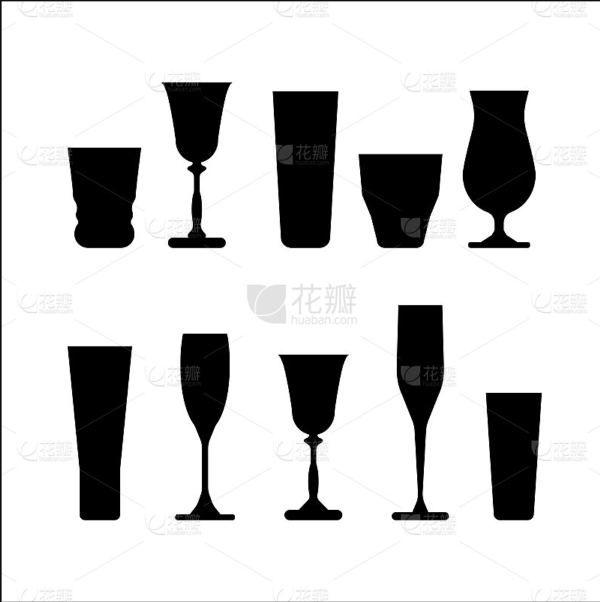
#> input picture ref-cups/ref-01.png, 1200 x 1203 px (shown at 1/2 size)
$ python extract_profiles.py
#> lines starting #> are read from the running program, lines starting #| are printed output that depends on the picture; after the words box and inside, x2 and y2 are one past the last pixel; in counts of white or black regions, pixels touching at a corner belong together
# -*- coding: utf-8 -*-
"""
参考图 → cups.js profile 提取器
支持两种参考图:
  1. 实心剪影 (ref-01): 阈值取黑块, 逐行量宽
  2. 线稿描边 (ref-02): 空心轮廓, 需先按列投影把右侧把手从杯身分离
高脚杯自动切割杯脚(bowl/stem), 输出 cups-lab 兼容条目 + 对照图
"""
import argparse
import json
from pathlib import Path

import numpy as np
from PIL import Image, ImageDraw

HERE = Path(__file__).parent
N_PTS = 17
STEM_FRAC = 0.42   # 宽度低于 maxW*该比例且持续, 视为进入杯脚

# ---------- 每张参考图的人工标注(按阅读顺序: 上行左→右) ----------
META = {
    "ref-01.png": dict(thresh=90, mode="silhouette", cups=[
        dict(name="古典威士忌杯", hint="八分满", stem=False, size=1.0,  q=[0.62, 0.88]),
        dict(name="复古庭格高脚杯", hint="1/3 杯", stem=True,  size=1.1,  q=[0.28, 0.52]),
        dict(name="海波直身杯",   hint="九分满", stem=False, size=1.1,  q=[0.68, 0.92]),
        dict(name="飓风特饮杯",   hint="过肚",   stem=True,  size=1.1,  q=[0.50, 0.74]),
        dict(name="无脚葡萄酒杯", hint="半杯",   stem=False, size=1.0,  q=[0.40, 0.64]),
        dict(name="皮尔森长杯",   hint="九分满", stem=False, size=1.15, q=[0.68, 0.92]),
        dict(name="郁金香香槟杯", hint="3/4 杯", stem=True,  size=1.1,  q=[0.62, 0.86]),
        dict(name="复古宽口高脚杯", hint="1/3 杯", stem=True, size=1.05, q=[0.28, 0.52]),
        dict(name="细笛香槟杯",   hint="3/4 杯", stem=True,  size=1.15, q=[0.62, 0.86]),
        dict(name="厚底小烈酒杯", hint="满杯为宜", stem=False, size=0.85, q=[0.70, 0.94]),
    ]),
    "ref-02.png": dict(thresh=170, mode="outline", cups=[
        dict(name="奶泡马克杯",   hint="八分满", stem=False, size=1.05, q=[0.62, 0.88], handle=True),
        dict(name="直身马克杯",   hint="九分满", stem=False, size=1.1,  q=[0.68, 0.92], handle=True),
        dict(name="底座拿铁杯",   hint="八分满", stem=False, size=1.1,  q=[0.60, 0.86], handle=True),
        dict(name="宽口咖啡杯",   hint="七分满", stem=False, size=1.0,  q=[0.56, 0.82], handle=True),
        dict(name="卡布奇诺杯",   hint="七分满", stem=False, size=1.05, q=[0.55, 0.80], handle=True),
        dict(name="环把咖啡杯",   hint="七分满", stem=False, size=1.0,  q=[0.55, 0.80], handle=True),
        dict(name="美式咖啡杯",   hint="八分满", stem=False, size=0.95, q=[0.58, 0.84], handle=True),
        dict(name="圆肚环把杯",   hint="满杯为宜", stem=False, size=0.9, q=[0.68, 0.92], handle=True),
        dict(name="鼓腹咖啡杯",   hint="八分满", stem=False, size=1.0,  q=[0.58, 0.84], handle=True),
    ]),
}


def runs(proj, thresh, gap=6):
    idx = np.where(proj > thresh)[0]
    out = []
    if len(idx) == 0:
        return out
    s = p = int(idx[0])
    for i in idx[1:]:
        i = int(i)
        if i - p > gap:
            out.append((s, p))
            s = i
        p = i
    out.append((s, p))
    return out


def close_mask(mask, it=2):
    m = mask
    for _ in range(it):
        d = m.copy()
        d[1:] |= m[:-1]; d[:-1] |= m[1:]
        d[:, 1:] |= m[:, :-1]; d[:, :-1] |= m[:, 1:]
        m = d
    for _ in range(it):
        e = m.copy()
        e[1:] &= m[:-1]; e[:-1] &= m[1:]
        e[:, 1:] &= m[:, :-1]; e[:, :-1] &= m[:, 1:]
        m = e
    return m


def find_components(mask, mode):
    row_thr = 30 if mode == "silhouette" else 4
    col_thr = 20 if mode == "silhouette" else 4
    comps = []
    for y0, y1 in runs(mask.sum(axis=1), row_thr, gap=10):
        sub = mask[y0:y1 + 1]
        for x0, x1 in runs(sub.sum(axis=0), col_thr, gap=10):
            cell = sub[:, x0:x1 + 1]
            ys = np.where(cell.sum(axis=1) > 0)[0]
            if len(ys) == 0:
                continue
            cy0, cy1 = y0 + int(ys[0]), y0 + int(ys[-1])
            if (x1 - x0) > 60 and (cy1 - cy0) > 80:
                comps.append((x0, cy0, x1, cy1))
    comps.sort(key=lambda b: (b[1] // 300, b[0]))
    return comps


# [112 lines left out: functions dilate, erode, largest_cc, flood_exterior, body_from_outline, row_widths_outline, not called in this run]


def row_widths(sub):
    H = sub.shape[0]
    w = np.zeros(H)
    for y in range(H):
        xs = np.where(sub[y])[0]
        if len(xs):
            w[y] = xs.max() - xs.min() + 1
    k = max(3, H // 60)
    return np.convolve(w, np.ones(k) / k, mode="same")


def split_bowl(w, stem):
    H = len(w)
    if not stem:
        return 0, H - 1
    maxw = w.max()
    y = 0
    while y < H:
        if w[y] < maxw * STEM_FRAC:
            look = w[y:min(H, y + int(H * 0.10))]
            if len(look) and look.max() < maxw * (STEM_FRAC + 0.05):
                break
        y += 1
    return 0, max(1, y - 1)


def sample17(w, y0, y1):
    """t=0 为杯底; 两端内缩 ~3% 避开口沿/圆底的裁切误差"""
    pad = max(2, int((y1 - y0) * 0.03))
    lo_y, hi_y = y0 + pad, y1 - pad
    pts = []
    for i in range(N_PTS):
        t = i / (N_PTS - 1)
        y = hi_y - t * (hi_y - lo_y)
        lo, hi = max(y0, int(y) - 1), min(y1, int(y) + 1)
        pts.append(float(w[lo:hi + 1].max()))
    m = max(pts)
    return [round(max(0.05, min(1.0, p / m)), 3) for p in pts]


def catmull(pts, t):
    """与游戏 tableProfile 完全一致的插值"""
    n = len(pts) - 1
    x = max(0, min(1, t)) * n
    i = min(int(x), n - 1)
    u = x - i
    p0 = pts[max(i - 1, 0)]
    p1, p2 = pts[i], pts[i + 1]
    p3 = pts[min(i + 2, n)]
    v = 0.5 * ((2 * p1) + (-p0 + p2) * u +
               (2 * p0 - 5 * p1 + 4 * p2 - p3) * u * u +
               (-p0 + 3 * p1 - 3 * p2 + p3) * u * u * u)
    return max(0.05, min(1, v))


def extract(src):
    cfg = META[src.name]
    a = np.asarray(Image.open(src).convert("L"))
    mask = a < cfg["thresh"]
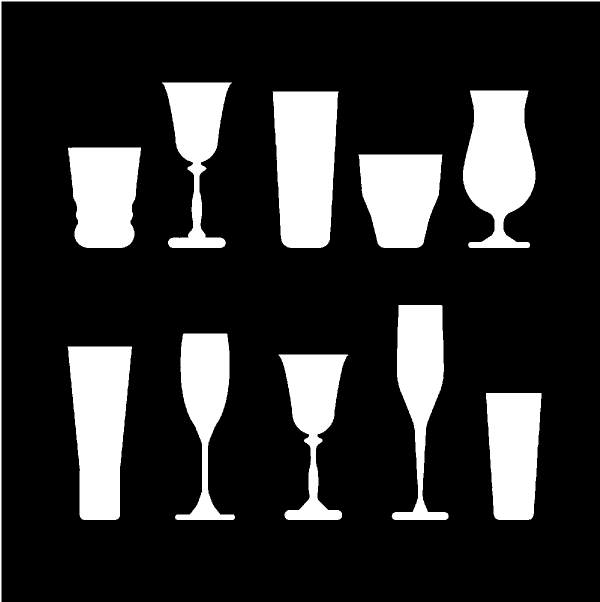
#> mask: shape (1203, 1200) bool (shown at 1/2 size); 18.5% white; 11 white regions, largest, box (x1, y1, x2, y2) and area: (545, 183, 677, 496) 35279, (135, 693, 264, 1040) 33854, (926, 181, 1071, 496) 31906
    if cfg["mode"] == "silhouette":
        mask = close_mask(mask)
    comps = find_components(mask, cfg["mode"])
#> in runs, `s = p = int(idx[0])`: s = 0
#> the loop in find_components, `for y0, y1 in runs(mask.sum(axis=1), row_thr, gap=10):` made 3 passes
#> (y0, y1) on passes 2 to 3: (165, 495), (610, 1039)
#> (y0, y1) on pass 1: (0, 2)
#> after the loop in find_components, `for y0, y1 in runs(mask.sum(axis=1), row_thr, gap=10):`: comps = [(139, 295, 278, 495), (334, 165, 452, 495), (547, 183, 674, 495), (719, 309, 882, 495), (926, 181, 1069, 495), (137, 693, 261, 1039), (361, 667, 458, 1039), (567, 709, 686, 1039), (794, 610, 887, 1039), (973, 786, 1081, 1039)]
#> comps = [(139, 295, 278, 495), (334, 165, 452, 495), (547, 183, 674, 495), (926, 181, 1069, 495), (719, 309, 882, 495), (137, 693, 261, 1039), (361, 667, 458, 1039), (567, 709, 686, 1039), (794, 610, 887, 1039), (973, 786, 1081, 1039)]
    assert len(comps) == len(cfg["cups"]), f"{src.name}: 期望 {len(cfg['cups'])} 只杯, 实际 {len(comps)}"
    results = []
    for idx, (x0, y0, x1, y1) in enumerate(comps):
        meta = cfg["cups"][idx]
        sub = mask[y0:y1 + 1, x0:x1 + 1]
        if cfg["mode"] == "outline":
            w = row_widths_outline(sub)   # 直接在含把手的整图上量, 对称补全
        else:
            w = row_widths(sub)
        bt, bb = split_bowl(w, meta["stem"])
        full_w = w[bt:bb + 1].max()
        pts = sample17(w, bt, bb)
        aspect = round(max(0.55, min(2.8, (bb - bt + 1) / full_w)), 2)
        results.append(dict(idx=idx, bbox=[x0, y0, x1, y1],
                            pts=pts, aspect=aspect,
                            **{k: v for k, v in meta.items() if k != "handle"},
                            handle=bool(meta.get("handle"))))
#> this loop made 10 passes
#> (x0, y0, x1, y1, k in row_widths, bb, full_w) on passes 1, 3, 5, 6, 10: (139, 295, 278, 495, 3, 200, 140), (547, 183, 674, 495, 5, 312, 128), (719, 309, 882, 495, 3, 186, 164), (137, 693, 261, 1039, 5, 346, 125), (973, 786, 1081, 1039, 4, 253, 109)
#> (x0, y0, x1, y1, k in row_widths, maxw in split_bowl, bb) on passes 2, 4, 7, 8, 9: (334, 165, 452, 495, 5, 119, 151), (926, 181, 1069, 495, 5, 144, 239), (361, 667, 458, 1039, 6, 98, 185), (567, 709, 686, 1039, 5, 120, 151), (794, 610, 887, 1039, 7, 94, 220)
#> pass 1, in extract, `sub = mask[y0:y1 + 1, x0:x1 + 1]`:
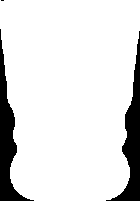
#> sub: shape (201, 140) bool; 87.6% white; 3 black regions (1 under 20 px), largest, box (x1, y1, x2, y2) and area: (106, 31, 140, 201) 1764, (0, 29, 34, 201) 1725
#> pass 3, in extract, `sub = mask[y0:y1 + 1, x0:x1 + 1]`:
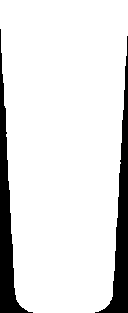
#> sub: shape (313, 128) bool; 88% white; 2 black regions, box (x1, y1, x2, y2) and area: (0, 29, 33, 313) 2429, (95, 36, 128, 313) 2392
#> after the loop:
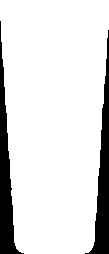
#> sub: shape (254, 109) bool; 86.7% white; 2 black regions, box (x1, y1, x2, y2) and area: (0, 21, 24, 254) 1854, (85, 30, 109, 254) 1842
#> after the loop, results = 10 items
    return results


def render_gen(draw, ox, oy, ch, cup, ink=(40, 46, 54)):
    """按 profile 画生成杯剪影, oy 为杯底 y, ch 为杯身高; 带把/带脚一起画"""
    pts, aspect = cup["pts"], cup["aspect"]
    half_w = (ch / aspect) / 2
    N = 60
    left, right = [], []
    for i in range(N + 1):
        t = i / N
        y = oy - t * ch
        hw = catmull(pts, t) * half_w
        left.append((ox - hw, y))
        right.append((ox + hw, y))
    draw.polygon(left + right[::-1], fill=ink)
    if cup["stem"]:
        sh = ch * 0.55
        sw = half_w * 0.16
        draw.rectangle([ox - sw, oy, ox + sw, oy + sh], fill=ink)
        fw = half_w * 0.62
        draw.ellipse([ox - fw, oy + sh - 8, ox + fw, oy + sh + 6], fill=ink)
    if cup.get("handle"):  # 游戏 deco.handle 的示意: 右侧椭圆把
        hw_top = catmull(pts, 0.82) * half_w
        hw_bot = catmull(pts, 0.42) * half_w
        hx = ox + max(hw_top, hw_bot)
        y1, y2 = oy - 0.82 * ch, oy - 0.42 * ch
        rw = half_w * 0.45
        draw.ellipse([hx, y1, hx + rw * 2, y2], outline=ink, width=max(3, int(half_w * 0.16)))


def compare_sheet(results, src, suffix):
    img = Image.open(src).convert("RGB")
    row_h, cup_h = 200, 150
    cell_w = 240
    n = len(results)
    W = 60 + cell_w * 2 + 220
    H = row_h * n + 50
    sheet = Image.new("RGB", (W, H), (248, 248, 250))
    d = ImageDraw.Draw(sheet)
    d.text((60, 14), "ref                         generated (17-pt profile)   # / aspect",
           fill=(90, 90, 96))
    for r, cup in enumerate(results):
        y_mid = 50 + r * row_h + row_h // 2
        x0, y0, x1, y1 = cup["bbox"]
        crop = img.crop((x0, y0, x1, y1 + 1))
        scale = cup_h / (y1 - y0 + 1)
        crop = crop.resize((max(1, int((x1 - x0) * scale)), cup_h), Image.LANCZOS)
        sheet.paste(crop, (60 + (cell_w - crop.width) // 2, y_mid - cup_h // 2))
        gen_cx = 60 + cell_w + cell_w // 2
        gen_oy = y_mid + (cup_h // 2 if not cup["stem"] else cup_h // 4)
        ch = cup_h if not cup["stem"] else int(cup_h * 0.62)
        render_gen(d, gen_cx, gen_oy, ch, cup)
        for qv in cup["q"]:
            qy = gen_oy - qv * ch
            d.line([gen_cx - cell_w // 2 + 10, qy, gen_cx + cell_w // 2 - 10, qy],
                   fill=(80, 180, 100), width=1)
        d.text((60 + cell_w * 2 + 8, y_mid - 6),
               f"#{cup['idx'] + 1}  aspect={cup['aspect']}  stem={cup['stem']}",
               fill=(60, 60, 66))
    out = HERE / f"compare_sheet{suffix}.png"
    sheet.save(out)
    return out


def to_js(results, suffix):
    lines = [f"// 由 extract_profiles.py 从参考图提取, pool=9 试制区"]
    for c in results:
        pts = c["pts"]
        rows = [pts[i:i + 6] for i in range(0, len(pts), 6)]
        pt_str = ", \n        ".join(", ".join(str(p) for p in row) for row in rows)
        stem = "true" if c["stem"] else "false"
        deco = "\n      deco: { handle: true }," if c.get("handle") else ""
        lines.append(f"""    {{
      name: '试制·{c["name"]}', hint: '{c["hint"]}', aspect: {c["aspect"]}, stem: {stem}, size: {c["size"]}, pool: 9,{deco}
      profile: tableProfile([
        {pt_str}]),
      zones: {{ q: [{c["q"][0]:.2f}, {c["q"][1]:.2f}] }}
    }},""")
    out = HERE / f"cups-lab-snippet{suffix}.js"
    out.write_text("\n".join(lines), encoding="utf-8")
    return out


if __name__ == "__main__":
    ap = argparse.ArgumentParser()
    ap.add_argument("src", nargs="?", default="ref-01.png", help="参考图文件名")
    args = ap.parse_args()
    src = HERE / args.src
    suffix = "-" + src.stem.split("-")[-1]
    results = extract(src)
#> results = 10 items
    (HERE / f"extracted{suffix}.json").write_text(
        json.dumps(results, ensure_ascii=False, indent=2), encoding="utf-8")
    sheet = compare_sheet(results, src, suffix)
#> in compare_sheet, img is the input picture: PIL image 1200x1203 RGB; mean R, G, B 207.1, 207.1, 207.1
#> in compare_sheet, `n = len(results)`: n = 10
#> in compare_sheet, `H = row_h * n + 50`: H = 2050
#> the loop in compare_sheet, `for r, cup in enumerate(results):` made 10 passes
#> (y_mid, x0, y0, x1, scale, gen_cx, gen_oy) on pass 1: (150, 139, 295, 278, 0.746, 420, 225)
#> pass 1, in compare_sheet, `crop = crop.resize((max(1, int((x1 - x0) * scale)), cup_h), Image.LANC..`:
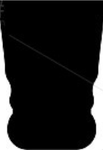
#> crop: PIL image 103x150 RGB; mean R, G, B 30.7, 30.7, 30.7
#> after the loop in compare_sheet, `for r, cup in enumerate(results):`:
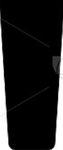
#> crop: PIL image 63x150 RGB; mean R, G, B 32.3, 32.3, 32.3
#> after the loop in compare_sheet, `for r, cup in enumerate(results):`:
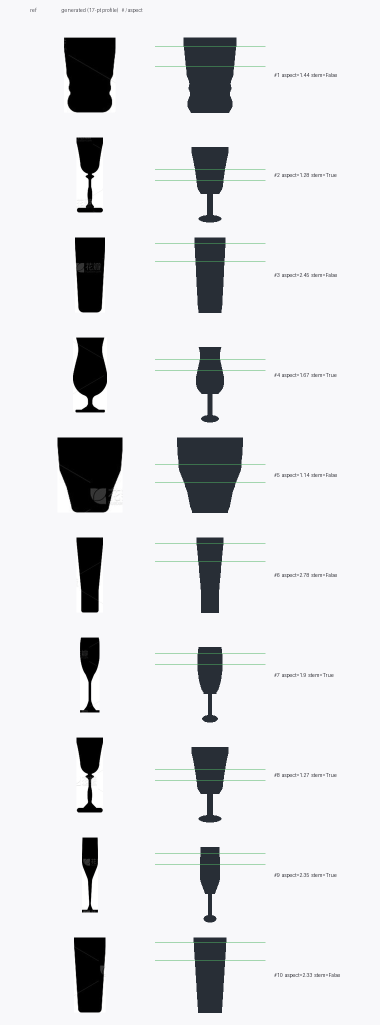
#> sheet: PIL image 760x2050 RGB (shown at 1/2 size); mean R, G, B 224.9, 225.4, 227.4
    js = to_js(results, suffix)
#> the loop in to_js, `for c in results:` made 10 passes
    for c in results:
        print(f"#{c['idx']+1:>2} {c['name']:<8} stem={c['stem']!s:<5} handle={c.get('handle')!s:<5} "
              f"aspect={c['aspect']:<5} min={min(c['pts']):.2f} max={max(c['pts']):.2f}")
#> this loop made 10 passes
#| # 1 古典威士忌杯   stem=False handle=False aspect=1.44  min=0.73 max=1.00
#| # 2 复古庭格高脚杯  stem=True  handle=False aspect=1.28  min=0.51 max=1.00
#| # 3 海波直身杯    stem=False handle=False aspect=2.45  min=0.72 max=1.00
#| # 4 飓风特饮杯    stem=True  handle=False aspect=1.67  min=0.61 max=1.00
#| # 5 无脚葡萄酒杯   stem=False handle=False aspect=1.14  min=0.54 max=1.00
#| # 6 皮尔森长杯    stem=False handle=False aspect=2.78  min=0.65 max=1.00
#| # 7 郁金香香槟杯   stem=True  handle=False aspect=1.9   min=0.49 max=1.00
#| # 8 复古宽口高脚杯  stem=True  handle=False aspect=1.27  min=0.51 max=1.00
#> (further printed lines are left out)
    print("对比图 ->", sheet)
#| 对比图 -> ref-cups/compare_sheet-01.png
    print("JS 片段 ->", js)
#| JS 片段 -> ref-cups/cups-lab-snippet-01.js
